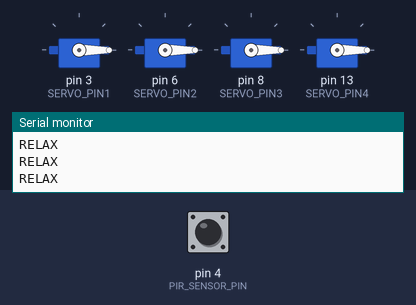
A sketch run on a simulated Arduino Uno, built with avr-gcc and run on an emulated ATmega328P. Parts: 4 × servo, the last lines printed to the serial monitor. Inputs (shaded band) come from the test bench; at power-on: pin 4 (PIR_SENSOR_PIN) LOW. Random numbers use the default seed unless the sketch sets one.

Above: at 1.2 s.
1.3 s: pin 4 (PIR_SENSOR_PIN) driven HIGH
At 1.98 s:
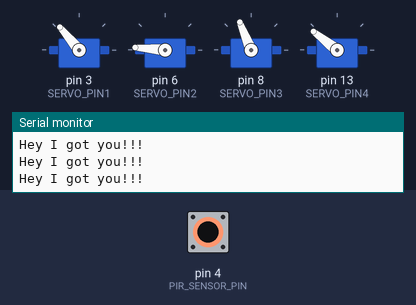
At 2.77 s:
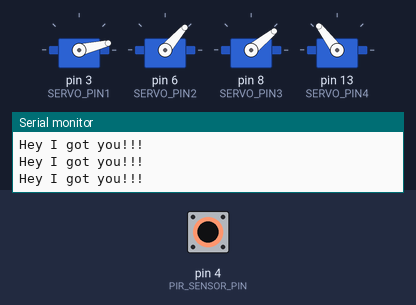
4.3 s: pin 4 (PIR_SENSOR_PIN) driven LOW
6.0 s: pin 4 (PIR_SENSOR_PIN) driven HIGH
At 8.63 s:
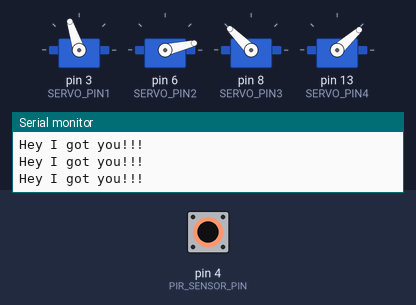
12.0 s: pin 4 (PIR_SENSOR_PIN) pulsed LOW 2 times (0.12 s each, 0.3 s apart)
Timing chart, 0 to 24.6 s (numbered marks = the images above; inputs shaded):
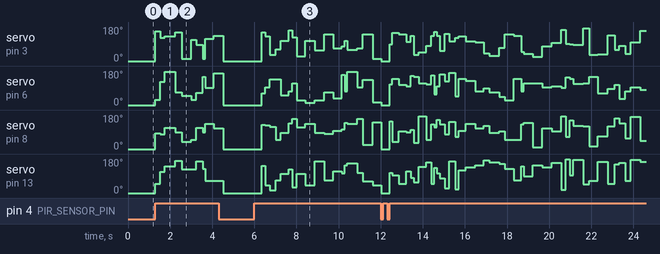

The sketch:

sketch_oct18b.ino
```cpp
//Include servo library
#include <Servo.h>

//Set pin for PIR sensor
int PIR_SENSOR_PIN = 4;

//Set pins for servos
int SERVO_PIN1 = 3;
int SERVO_PIN2 = 6;
int SERVO_PIN3 = 8;
int SERVO_PIN4 = 13;

Servo servo1;
Servo servo2;
Servo servo3;
Servo servo4;

int delaying = 0;

//State of movement
int currentMovementState;

//Angle of servo for each seperate
int angleServo1 = 90;
int angleServo2 = 90;
int angleServo3 = 90;
int angleServo4 = 90;

void setup() {

  Serial.begin(57600);
  servo1.attach(SERVO_PIN1);
  servo2.attach(SERVO_PIN2);
  servo3.attach(SERVO_PIN3);
  servo4.attach(SERVO_PIN4);
  //PIR sensor acts as input
  pinMode(PIR_SENSOR_PIN, INPUT);

   //Tell if there is movement or not
  currentMovementState = digitalRead(PIR_SENSOR_PIN);

}

void loop() {
   currentMovementState = digitalRead(PIR_SENSOR_PIN);

   if (currentMovementState == HIGH) {
    Serial.println("Hey I got you!!!");
     angleServo1 = random(10,180);
     angleServo2 = random(10,180);
     angleServo3 = random(10,180);
     angleServo4 = random(10,180);
    //Delay set to random int between two parameters
    delaying = random(100, 500);

     servo1.write(angleServo1);
     servo2.write(angleServo2);
     servo3.write(angleServo3);
     servo4.write(angleServo4);

    //Add the delay
    delay(delaying);
   }
     else {
  Serial.println("RELAX");
      angleServo1 = (0);
    angleServo2 = (0);
      angleServo3 = (0);
      angleServo4 = (0);

      servo1.write(angleServo1);
      servo2.write(angleServo2);
      servo3.write(angleServo3);
      servo4.write(angleServo4);

      delay(delaying);
     }
}
```

Measured:
- after the input at 1.3 s, servo on pin 3 (SERVO_PIN1): 0° → 157° at once, → 122° 0.23 s later, → 130° 0.21 s later, → 153° 0.49 s later, … (10 changes in this stretch); servo on pin 6 (SERVO_PIN2): 0° → 29° at once, → 124° 0.23 s later, → 175° 0.21 s later, → 67° 0.49 s later, … (10 changes in this stretch)
